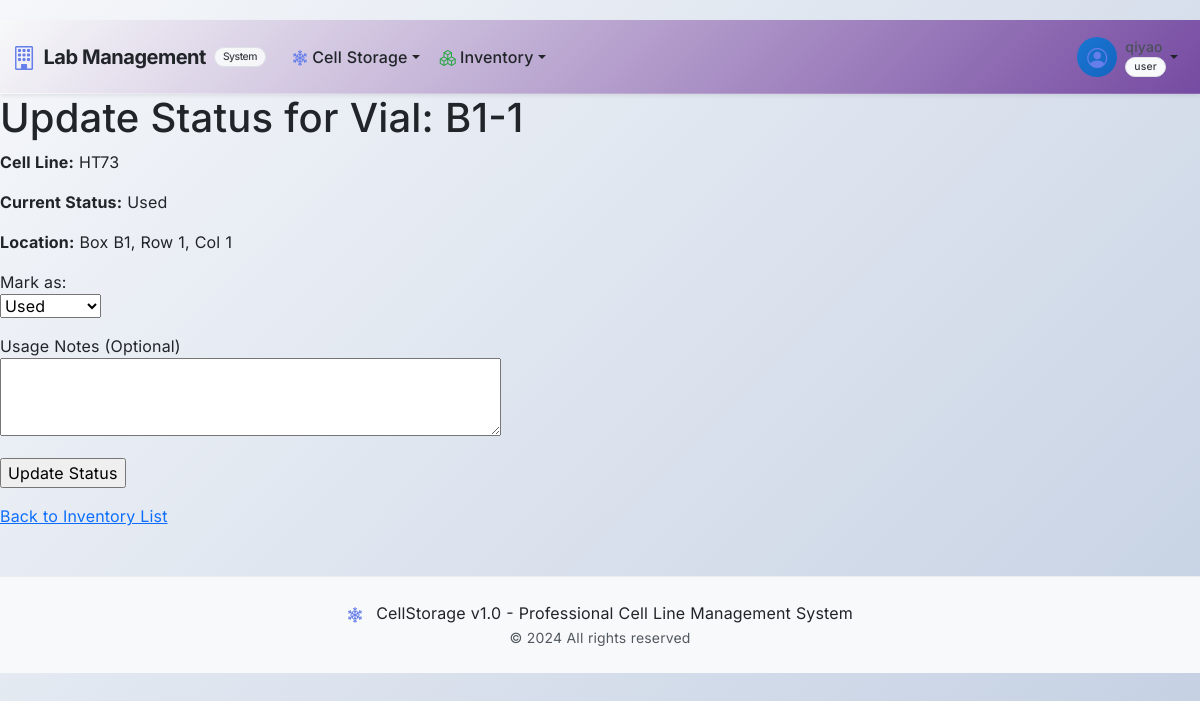
Screenshot of /cell-storage/cryovial/1/update_status (signed in) with the database file from the repository.
### app/cell_storage/models.py (models this page shows, shortened)
class User(UserMixin, db.Model):
    __tablename__ = 'users'
    id = db.Column(db.Integer, primary_key=True)
    username = db.Column(db.String(64), unique=True, index=True, nullable=False)
    password_hash = db.Column(db.String(256))
    password_plain = db.Column(db.String(128))  # store plain password for admin view
    role = db.Column(db.String(64), default='user', nullable=False)  # e.g., 'user', 'admin'. Make role non-nullable.
    cell_lines_created = db.relationship('CellLine', backref='creator', lazy='dynamic',
                                         foreign_keys='CellLine.created_by_user_id')
    vials_frozen = db.relationship('CryoVial', backref='freezer_operator', lazy='dynamic',
                                   foreign_keys='CryoVial.frozen_by_user_id')
    audit_logs = db.relationship('AuditLog', backref='user_performing_action', lazy='dynamic',
                                 foreign_keys='AuditLog.user_id')
    @property
    def is_admin(self):
        return self.role == 'admin'

class CryoVial(db.Model):
    __tablename__ = 'cryovials'
    id = db.Column(db.Integer, primary_key=True)
    unique_vial_id_tag = db.Column(db.String(128), unique=True, index=True)
    batch_id = db.Column(db.Integer, db.ForeignKey('vial_batches.id'), nullable=False)
    cell_line_id = db.Column(db.Integer, db.ForeignKey('cell_lines.id'), nullable=False)
    box_id = db.Column(db.Integer, db.ForeignKey('boxes.id'), nullable=False)
    row_in_box = db.Column(db.Integer, nullable=False)
    col_in_box = db.Column(db.Integer, nullable=False)
    passage_number = db.Column(db.String(64))
    date_frozen = db.Column(db.Date, nullable=False)
    frozen_by_user_id = db.Column(db.Integer, db.ForeignKey('users.id'))
    number_of_vials_at_creation = db.Column(db.Integer, default=1)
    volume_ml = db.Column(db.Float)
    concentration = db.Column(db.String(128))
    fluorescence_tag = db.Column(db.String(128))
    resistance = db.Column(db.String(128))
    parental_cell_line = db.Column(db.String(128))
    status = db.Column(db.String(64), default='Available')
    notes = db.Column(db.Text)
    date_created = db.Column(db.DateTime, default=datetime.utcnow)
    last_updated = db.Column(db.DateTime, default=datetime.utcnow, onupdate=datetime.utcnow)

class CellLine(db.Model):
    __tablename__ = 'cell_lines'
    id = db.Column(db.Integer, primary_key=True)
    name = db.Column(db.String(128), unique=True, index=True, nullable=False)
    source = db.Column(db.String(128))  # e.g., ATCC, Gift
    species = db.Column(db.String(64))  # e.g., Human, Mouse
    original_passage = db.Column(db.String(64))  # Can be number or range, so use string
    culture_medium = db.Column(db.String(255))
    antibiotic_resistance = db.Column(db.String(255))  # e.g., Puromycin, Blasticidin
    growth_properties = db.Column(db.Text)  # e.g., Adherent, Suspension
    mycoplasma_status = db.Column(db.String(64))  # e.g., Negative (Date), Positive
    date_established = db.Column(db.Date)  # Cell line establishment or receipt date
    notes = db.Column(db.Text)
    created_by_user_id = db.Column(db.Integer, db.ForeignKey('users.id'))  # Associated creator
    timestamp = db.Column(db.DateTime, index=True, default=datetime.utcnow)  # Record creation or last modification time
    cryovials = db.relationship('CryoVial', backref='cell_line_info', lazy='dynamic')

class Box(db.Model):
    __tablename__ = 'boxes'
    id = db.Column(db.Integer, primary_key=True)
    name = db.Column(db.String(64), nullable=False)  # e.g., "Box 001", "P01 Cells"
    drawer_id = db.Column(db.Integer, db.ForeignKey('drawers.id'), nullable=False)
    rows = db.Column(db.Integer, default=9)  # e.g., 9 for a 9x9 box
    columns = db.Column(db.Integer, default=9)  # e.g., 9 for a 9x9 box
    description = db.Column(db.Text)
    cryovials = db.relationship('CryoVial', backref='box_location', lazy='dynamic')
    __table_args__ = (db.UniqueConstraint('name', 'drawer_id', name='_box_name_drawer_uc'),)

### app/cell_storage/main/routes.py (the view, shortened to what this page needs)
@bp.route('/cryovial/<int:vial_id>/update_status', methods=['GET', 'POST'])
@login_required # Normal users can update status (declare usage)
def update_cryovial_status(vial_id):
    vial = CryoVial.query.get_or_404(vial_id)
    form = VialUsageForm(obj=vial) # Pre-populate if form has 'status' or 'notes'
    return render_template('main/update_vial_status_form.html', title='Update Vial Status',
                           form=form, vial=vial,
                           form_action=url_for('cell_storage.update_cryovial_status', vial_id=vial.id))

### app/cell_storage/forms.py
class VialUsageForm(FlaskForm):
    new_status = SelectField('Mark as:', choices=[('Used', 'Used'), ('Depleted', 'Depleted'), ('Discarded', 'Discarded')], validators=[DataRequired()])
    notes = TextAreaField('Usage Notes (Optional)', validators=[Optional()])
    submit = SubmitField('Update Status')

### app/shared/permissions.py (called while the page is built)
def has_permission(permission, resource_type=None, resource_id=None):
    if not current_user.is_authenticated:
        return False
    return PermissionManager.has_permission(
        current_user.id,
        permission,
        resource_type,
        resource_id
    )

def can_view_inventory():
    return has_permission('inventory.view')

def can_manage_locations():
    return has_permission('location.edit')

def is_admin():
    return has_permission('admin.user_management')

### app/templates/main/update_vial_status_form.html (shortened to what this page needs)
{% extends "base.html" %}
{% block content %}
    <h1>Update Status for Vial: {{ vial.unique_vial_id_tag }}</h1>
    <p><strong>Cell Line:</strong> {{ vial.cell_line_info.name }}</p>
    <p><strong>Current Status:</strong> {{ vial.status }}</p>
    <p><strong>Location:</strong> Box {{ vial.box_location.name }}, Row {{ vial.row_in_box }}, Col {{ vial.col_in_box }}</p>
    <form method="POST" action="{{ form_action }}" novalidate>
        <p>
            {{ form.new_status.label }}<br>
            {{ form.new_status() }}<br>
        </p>
        <p>
            {{ form.notes.label }}<br>
            {{ form.notes(rows=3, cols=48) }}<br>
        </p>
        <p>{{ form.submit() }}</p>
    </form>
    <p><a href="{{ url_for('cell_storage.cryovial_inventory') }}">Back to Inventory List</a></p>
{% endblock %}

### app/templates/base.html (shortened to what this page needs)
<!DOCTYPE html>
<html lang="en">
<head>
    <link href="https://cdn.jsdelivr.net/npm/bootstrap@5.3.3/dist/css/bootstrap.min.css" rel="stylesheet">
    <link href="https://cdn.jsdelivr.net/npm/bootstrap-icons@1.11.3/font/bootstrap-icons.css" rel="stylesheet">
    <link href="https://cdnjs.cloudflare.com/ajax/libs/bootstrap-icons/1.11.3/font/bootstrap-icons.min.css" rel="stylesheet">
    <link href="{{ url_for('static', filename='css/style.css') }}" rel="stylesheet">
</head>
<body class="bg-light">
    <nav class="navbar navbar-expand-lg navbar-light bg-gradient shadow-sm sticky-top" style="background: linear-gradient(135deg, #f5f7fa 0%, #c3cfe2 100%);">
        <div class="container-fluid">
            <a class="navbar-brand fw-bold d-flex align-items-center" href="{{ url_for('cell_storage.index') }}" style="color: #212529;">
                <i class="bi bi-building me-2 fs-4" style="color: #667eea;"></i>
                <span style="color: #212529;">Lab Management</span>
                <small class="badge bg-light text-dark ms-2" style="color: #343a40; border: 1px solid #dee2e6;">System</small>
            </a>
            <div class="collapse navbar-collapse" id="navbarContent">
                <ul class="navbar-nav me-auto mb-2 mb-lg-0">
                    {% if current_user.is_authenticated %}
                        <li class="nav-item dropdown">
                            <a class="nav-link dropdown-toggle d-flex align-items-center" href="#" style="color: #212529;" id="cellStorageDropdown" role="button" data-bs-toggle="dropdown" aria-expanded="false">
                                <i class="bi bi-snow2 me-1" style="color: #667eea;"></i>
                                Cell Storage
                            </a>
                        </li>
                        <li class="nav-item dropdown">
                            <a class="nav-link dropdown-toggle d-flex align-items-center" href="#" style="color: #212529;" id="inventoryDropdown" role="button" data-bs-toggle="dropdown" aria-expanded="false">
                                <i class="bi bi-boxes me-1" style="color: #28a745;"></i>
                                Inventory
                            </a>
                        </li>
                    {% endif %}
                </ul>
                <ul class="navbar-nav ms-auto mb-2 mb-lg-0">
                    {% if current_user.is_authenticated %}
                        <li class="nav-item dropdown">
                            <a class="nav-link dropdown-toggle d-flex align-items-center" href="#" id="userDropdown" role="button" data-bs-toggle="dropdown" aria-expanded="false" style="color: #212529;">
                                <div class="user-avatar me-2">
                                    <i class="bi bi-person-circle fs-5" style="color: #667eea;"></i>
                                </div>
                                <div class="d-flex flex-column">
                                    <span class="small" style="color: #212529;">{{ current_user.username }}</span>
                                    <span class="badge badge-role bg-light text-dark" style="color: #343a40; border: 1px solid #dee2e6;">{{ current_user.role }}</span>
                                </div>
                            </a>
                        </li>
                    {% else %}
                        <li class="nav-item">
                            <a class="nav-link btn btn-outline-primary rounded-pill px-3" href="{{ url_for('auth.login') }}" style="color: #667eea; border-color: #667eea;">
                                <i class="bi bi-box-arrow-in-right me-1"></i>Login
                            </a>
                        </li>
                    {% endif %}
                </ul>
            </div>
        </div>
    </nav>
    <main class="flex-grow-1">
        {% block content %}{% endblock %}
    </main>
    <footer class="bg-light text-center py-4 mt-5" style="color: #343a40;">
        <div class="container">
            <p class="mb-0">
                <i class="bi bi-snow2 me-2" style="color: #667eea;"></i>
                CellStorage v1.0 - Professional Cell Line Management System
            </p>
            <small class="text-muted" style="color: #495057;">© 2024 All rights reserved</small>
        </div>
    </footer>
</body>
</html>

### app/static/css/style.css (style rules this page uses)
[class^="bi-"]::before, [class*=" bi-"]::before { font-family: "bootstrap-icons" !important; font-style: normal; font-weight: normal !important; font-variant: normal; text-transform: none; line-height: 1; vertical-align: -.125em; -webkit-font-smoothing: antialiased; -moz-osx-font-smoothing: grayscale; }
.bi { display: inline-block; font-family: "bootstrap-icons" !important; font-style: normal; font-weight: normal !important; font-variant: normal; text-transform: none; line-height: 1; vertical-align: -.125em; -webkit-font-smoothing: antialiased; -moz-osx-font-smoothing: grayscale; }
body { font-family: 'Inter', -apple-system, BlinkMacSystemFont, 'Segoe UI', Roboto, 'Helvetica Neue', Arial, sans-serif; font-feature-settings: 'cv02', 'cv03', 'cv04', 'cv11', 'kern' 1, 'liga' 1, 'calt' 1; text-rendering: optimizeLegibility; -webkit-font-smoothing: antialiased; -moz-osx-font-smoothing: grayscale; letter-spacing: 0.01em; word-spacing: 0.02em; background: linear-gradient(135deg, #f5f7fa 0%, #c3cfe2 100%); min-height: 100vh; padding-top: 20px; }
.navbar { backdrop-filter: blur(10px); border-bottom: 1px solid rgba(255, 255, 255, 0.1); }
.navbar-brand { font-weight: 700; letter-spacing: -0.025em; }
.nav-link { font-weight: 500; transition: all 0.2s ease; border-radius: 8px; margin: 0 2px; }
.user-avatar { width: 40px; height: 40px; border-radius: 50%; background: linear-gradient(135deg, #1976D2 0%, #1565C0 100%); display: flex; align-items: center; justify-content: center; color: white; }
.badge-role { font-size: 0.6rem; padding: 2px 6px; border-radius: 10px; font-weight: 600; }
footer { background: rgba(255, 255, 255, 0.95) !important; backdrop-filter: blur(10px); border-top: 1px solid rgba(0, 0, 0, 0.05) !important; }
.badge { font-size: 0.65rem; font-weight: 500; padding: 4px 8px; border-radius: 12px; }
input, textarea, select { font-family: 'Inter', -apple-system, BlinkMacSystemFont, 'Segoe UI', Roboto, 'Helvetica Neue', Arial, sans-serif !important; font-feature-settings: 'kern' 1, 'liga' 1, 'calt' 1 !important; text-rendering: optimizeLegibility !important; -webkit-font-smoothing: antialiased !important; -moz-osx-font-smoothing: grayscale !important; letter-spacing: 0.01em !important; word-spacing: 0.02em !important; }
body, .card, .table, .dropdown-menu, .form-control, .form-select, .bg-white, .bg-light, .bg-secondary, .bg-opacity-10, .bg-opacity-25, .bg-opacity-50, .bg-opacity-75, .bg-opacity-100, .footer, .modal-content, .alert-container, .search-results-table-container, .box-cell, .batch-color-0, .batch-color-1, .batch-color-2, .batch-color-3, .batch-color-4, .batch-color-5, .batch-color-6, .batch-color-7, .batch-color-8, .batch-color-9, .batch-color-10, .batch-color-11 { color: #212529 !important; }
.badge.bg-light, .badge.bg-secondary, .badge.bg-white { color: #343a40 !important; border: 1px solid #dee2e6; }
.text-muted, .form-text, .small, small { color: #495057 !important; opacity: 0.95 !important; }
footer, .footer { color: #343a40 !important; }
.badge, .table td, .table th, .card, .card-header, .card-body { color: #212529; }
:root { --primary-color: #1976D2; --secondary-color: #1565C0; --accent-color: #42A5F5; --background-color: #FAFAFA; --text-color: #212121; --navbar-style: light; }
.navbar { background: linear-gradient(135deg, var(--background-color) 0%, var(--secondary-color) 100%) !important; }
* { transition: background-color 0.3s ease, color 0.3s ease, border-color 0.3s ease; }

### app/templates/base.html (style rules this page uses)
:root { --primary-color: #667eea; --secondary-color: #764ba2; --accent-color: #f093fb; --background-color: #f8f9fa; --text-color: #212529; --navbar-style: light; }

### rows the page displays
User: username "qiyao", role "user"
CryoVial: unique_vial_id_tag "B1-1", status "Used", row_in_box "1", col_in_box "1"
CellLine: cell_line_info.name "HT73"
Box: box_location.name "B1"
